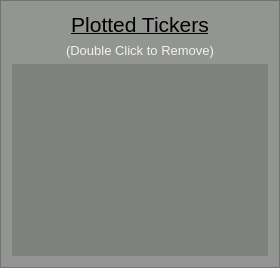
               <widget class="QFrame" name="framePlottedTickers">
                <property name="styleSheet">
                 <string notr="true">QFrame {
	background-color: rgb(146, 149, 145);
}</string>
                </property>
                <property name="frameShape">
                 <enum>QFrame::StyledPanel</enum>
                </property>
                <property name="frameShadow">
                 <enum>QFrame::Plain</enum>
                </property>
                <layout class="QVBoxLayout" name="verticalLayout_7">
                 <item>
                  <widget class="QLabel" name="labelPlottedTickers">
                   <property name="font">
                    <font>
                     <family>Arial</family>
                     <pointsize>16</pointsize>
                     <underline>true</underline>
                    </font>
                   </property>
                   <property name="styleSheet">
                    <string notr="true"/>
                   </property>
                   <property name="text">
                    <string>Plotted Tickers</string>
                   </property>
                   <property name="alignment">
                    <set>Qt::AlignCenter</set>
                   </property>
                  </widget>
                 </item>
                 <item>
                  <widget class="QLabel" name="labelPlottedTickersRemove">
                   <property name="font">
                    <font>
                     <family>Arial</family>
                     <pointsize>10</pointsize>
                    </font>
                   </property>
                   <property name="styleSheet">
                    <string notr="true">QLabel {
	color: rgb(241, 241, 241);
}</string>
                   </property>
                   <property name="text">
                    <string>(Double Click to Remove)</string>
                   </property>
                   <property name="alignment">
                    <set>Qt::AlignCenter</set>
                   </property>
                  </widget>
                 </item>
                 <item>
                  <widget class="QTableWidget" name="tableComparisonTickers">
                   <property name="sizePolicy">
                    <sizepolicy hsizetype="Expanding" vsizetype="Expanding">
                     <horstretch>0</horstretch>
                     <verstretch>0</verstretch>
                    </sizepolicy>
                   </property>
                   <property name="font">
                    <font>
                     <pointsize>14</pointsize>
                    </font>
                   </property>
                   <property name="styleSheet">
                    <string notr="true">QTableWidget {
	color: rgb(241, 241, 241);
	background-color: rgb(126, 129, 125);
	alternate-background-color: rgb(166, 169, 165);
	border: none;
}

QTableView::item:hover {
	background-color: rgb(255, 90, 75);
}</string>
                   </property>
                   <property name="frameShape">
                    <enum>QFrame::Panel</enum>
                   </property>
                   <property name="frameShadow">
                    <enum>QFrame::Plain</enum>
                   </property>
                   <property name="horizontalScrollBarPolicy">
                    <enum>Qt::ScrollBarAlwaysOff</enum>
                   </property>
                   <property name="editTriggers">
                    <set>QAbstractItemView::NoEditTriggers</set>
                   </property>
                   <property name="alternatingRowColors">
                    <bool>true</bool>
                   </property>
                   <property name="selectionMode">
                    <enum>QAbstractItemView::NoSelection</enum>
                   </property>
                   <property name="showGrid">
                    <bool>false</bool>
                   </property>
                   <property name="sortingEnabled">
                    <bool>true</bool>
                   </property>
                   <property name="cornerButtonEnabled">
                    <bool>false</bool>
                   </property>
                   <attribute name="horizontalHeaderVisible">
                    <bool>false</bool>
                   </attribute>
                   <attribute name="verticalHeaderVisible">
                    <bool>false</bool>
                   </attribute>
                   <column>
                    <property name="text">
                     <string>Ticker</string>
                    </property>
                   </column>
                  </widget>
                 </item>
                </layout>
               </widget>
